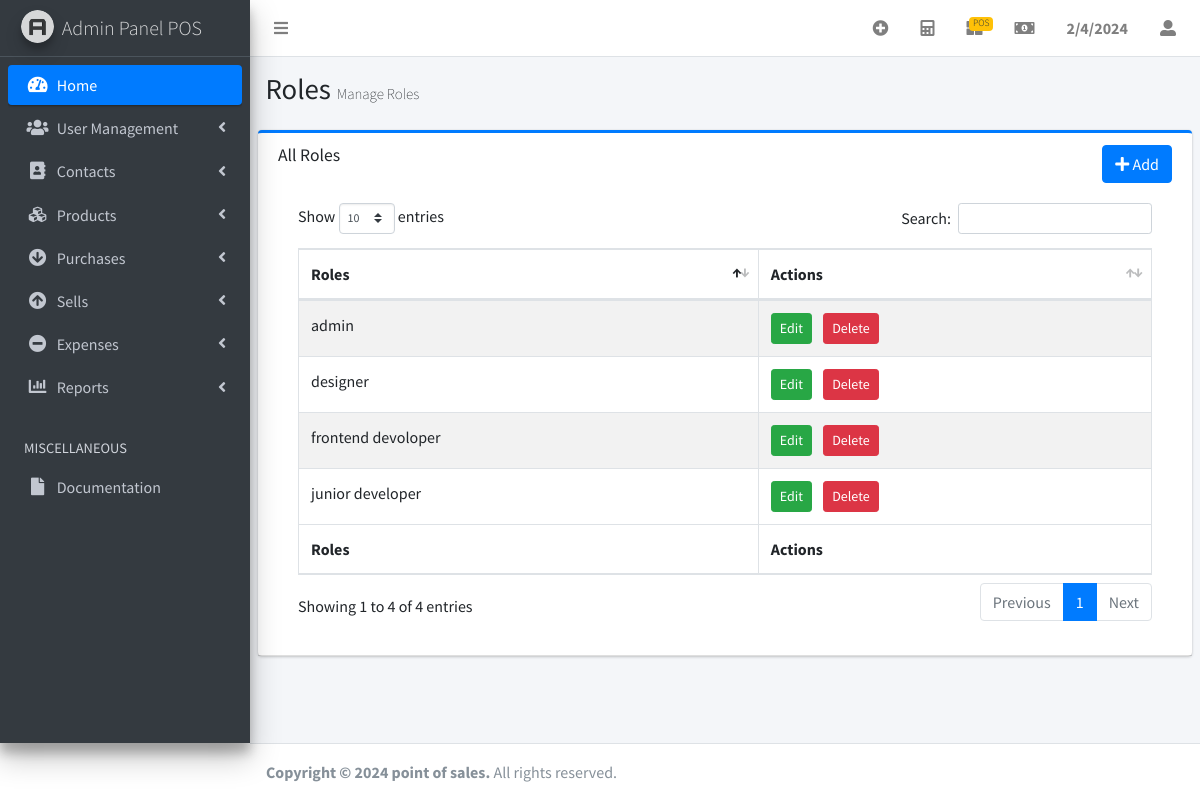
The app's page /roles.php (signed in) with its own data.
### tables this page shows
CREATE TABLE `roles` (
  `roleid` int(10) NOT NULL,
  `rolename` varchar(100) NOT NULL
);

### roles.php (the view, shortened to what this page needs)
<?php
include("Includes/Connection.php");
?>
<!DOCTYPE html>
<html>
<head>
	<?php  include("Includes/dtlinks.php") ?>
</head>
<body class="hold-transition sidebar-mini">
<div class="wrapper">
 <?php include('Includes/sidepanel.php')?>
  <div class="content-wrapper">
       <div class="content-header">
      <div class="container-fluid">
        <div class="row mb-2">
          <div class="col-sm-6">
			 <h1>
			   Roles
				 <small style="font-size: 15px;font-weight: lighter">Manage Roles</small>
			  </h1>
          </div>
        </div>
      </div>
    </div>
  <section class="content">
	<div class="row">
	<div class="col-12">
		<div class="card card-primary card-outline">
              <div class="card-header">
                <h3 class="card-title" align="left">All Roles</h3>
				  <div align="right">
				  <button type="button" class="btn btn-primary" data-toggle="modal" data-target="#myModal"><i class="fa fa-plus"></i>  Add</button>
				  </div>
              <div class="card-body">
				  <table id="example1" class="table table-bordered table-striped">
                  <thead>
                  <tr>
                    <th>Roles</th>
                    <th>Actions</th>
                  </tr>
                  </thead>
                  <tbody>
					    <?php
					  $select = mysqli_query($con,"select * from roles");
				while($row = mysqli_fetch_array($select)){
					  $roleid = $row["roleid"];
					  ?>
		<tr>
					  <td><?php echo($row["rolename"]); ?></td>
					  <td><a href="#" class="btn btn-success btn-sm"> Edit</a>
			<a href="roles.php?DID=<?php echo($roleid)?>" class="btn btn-danger btn-sm ml-2"> Delete</a>
			</td>
					  </tr>
					  <?php } ?>
                  </tbody>
                  <tfoot>
                  <tr>
                  <th>Roles</th>
                    <th>Actions</th>
                  </tr>
                  </tfoot>
                </table>
              </div>
            </div>
		</div>
	</div>
	  </div>
</section>
	  </div>
  </div>
<?php include("Includes/dtscript.php") ?>
</body>
</html>

### records on screen
roles: rolename "admin"
roles: rolename "frontend devoloper"
roles: rolename "junior developer"
roles: rolename "designer"
